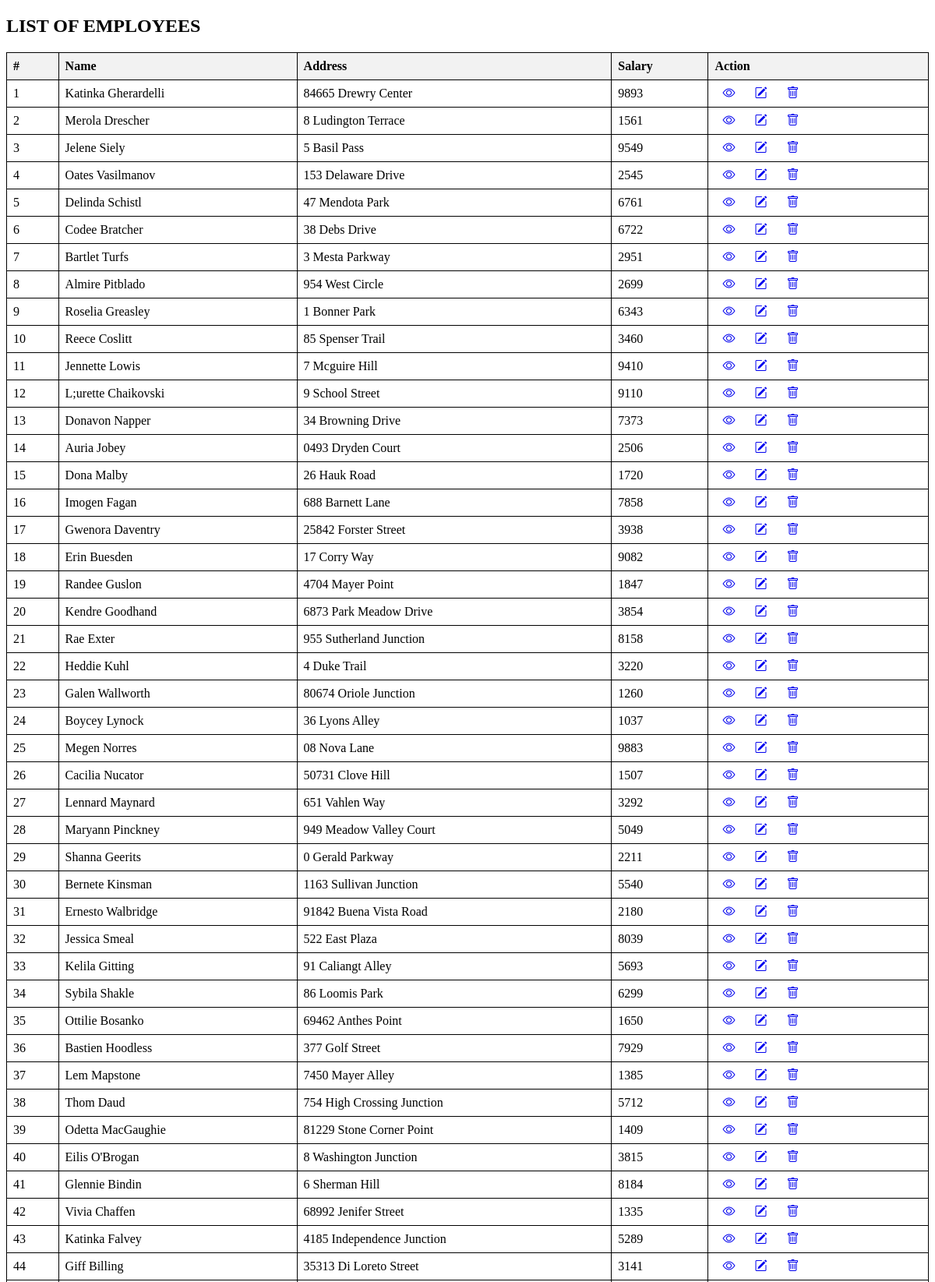
The page / (upper part) on the database its author committed.
### tables this page shows
CREATE TABLE IF NOT EXISTS `employees` (
  `id` int(11) NOT NULL,
  `name` varchar(255) DEFAULT NULL,
  `address` varchar(255) DEFAULT NULL,
  `salary` float DEFAULT NULL,
  `action` varchar(255) DEFAULT NULL,
  PRIMARY KEY (`id`)
);

### index.php (the view, shortened to what this page needs)
<?php
require_once 'db_connection.php';
$stmt = $conn->prepare("SELECT id, name, address, salary, action FROM employees");
$stmt->execute();
$employees = $stmt->fetchAll(PDO::FETCH_ASSOC);
?>
<!DOCTYPE html>
<html>
<head>
    <link rel="stylesheet" href="https://cdn.jsdelivr.net/npm/bootstrap-icons@1.10.5/font/bootstrap-icons.css">
</head>
<body>
<h2>LIST OF EMPLOYEES</h2>
<table>
    <tr>
        <th>#</th>
        <th>Name</th>
        <th>Address</th>
        <th>Salary</th>
        <th>Action</th>
    </tr>
    <?php
    foreach ($employees as $employee) {
        echo "<tr>";
        echo "<td>" . $employee['id'] . "</td>";
        echo "<td>" . $employee['name'] . "</td>";
        echo "<td>" . $employee['address'] . "</td>";
        echo "<td>" . $employee['salary'] . "</td>";
        echo "<td class='action-icons'>";
        echo "<a href='action/detail.php?id=" . $employee['id'] . "' class='action-btn'><i class='bi bi-eye'></i></a>";
        echo "<a href='action/edit.php?id=" . $employee['id'] . "' class='action-btn'><i class='bi bi-pencil-square''></i></a>";
        echo "<a href='action/detail.php?id=" . $employee['id'] . "' class='action-btn' onclick='return confirmDelete()'><i class='bi bi-trash'></i></a>";
        echo "</td>";
        echo "</tr>";
    }
    ?>
</table>
</body>
</html>

### index.php (style rules this page uses)
table { border-collapse: collapse; width: 100%; }
th, td { border: 1px solid black; padding: 8px; text-align: left; }
th { background-color: #f2f2f2; }
.action-btn { padding: 5px 10px; margin-right: 5px; }

### rows shown on the page
employees: id "1", name "Katinka Gherardelli", address "84665 Drewry Center", salary "9893"
employees: id "2", name "Merola Drescher", address "8 Ludington Terrace", salary "1561"
employees: id "3", name "Jelene Siely", address "5 Basil Pass", salary "9549"
employees: id "4", name "Oates Vasilmanov", address "153 Delaware Drive", salary "2545"
employees: id "5", name "Delinda Schistl", address "47 Mendota Park", salary "6761"
employees: id "6", name "Codee Bratcher", address "38 Debs Drive", salary "6722"
employees: id "7", name "Bartlet Turfs", address "3 Mesta Parkway", salary "2951"
employees: id "8", name "Almire Pitblado", address "954 West Circle", salary "2699"
employees: id "9", name "Roselia Greasley", address "1 Bonner Park", salary "6343"
employees: id "10", name "Reece Coslitt", address "85 Spenser Trail", salary "3460"
employees: id "11", name "Jennette Lowis", address "7 Mcguire Hill", salary "9410"
employees: id "12", name "L;urette Chaikovski", address "9 School Street", salary "9110"
employees: id "13", name "Donavon Napper", address "34 Browning Drive", salary "7373"
employees: id "14", name "Auria Jobey", address "0493 Dryden Court", salary "2506"
employees: id "15", name "Dona Malby", address "26 Hauk Road", salary "1720"
employees: id "16", name "Imogen Fagan", address "688 Barnett Lane", salary "7858"
employees: id "17", name "Gwenora Daventry", address "25842 Forster Street", salary "3938"
employees: id "18", name "Erin Buesden", address "17 Corry Way", salary "9082"
employees: id "19", name "Randee Guslon", address "4704 Mayer Point", salary "1847"
employees: id "20", name "Kendre Goodhand", address "6873 Park Meadow Drive", salary "3854"
employees: id "21", name "Rae Exter", address "955 Sutherland Junction", salary "8158"
employees: id "22", name "Heddie Kuhl", address "4 Duke Trail", salary "3220"
employees: id "23", name "Galen Wallworth", address "80674 Oriole Junction", salary "1260"
employees: id "24", name "Boycey Lynock", address "36 Lyons Alley", salary "1037"
employees: id "25", name "Megen Norres", address "08 Nova Lane", salary "9883"
employees: id "26", name "Cacilia Nucator", address "50731 Clove Hill", salary "1507"
employees: id "27", name "Lennard Maynard", address "651 Vahlen Way", salary "3292"
employees: id "28", name "Maryann Pinckney", address "949 Meadow Valley Court", salary "5049"
employees: id "29", name "Shanna Geerits", address "0 Gerald Parkway", salary "2211"
employees: id "30", name "Bernete Kinsman", address "1163 Sullivan Junction", salary "5540"
employees: id "31", name "Ernesto Walbridge", address "91842 Buena Vista Road", salary "2180"
employees: id "32", name "Jessica Smeal", address "522 East Plaza", salary "8039"
employees: id "33", name "Kelila Gitting", address "91 Caliangt Alley", salary "5693"
employees: id "34", name "Sybila Shakle", address "86 Loomis Park", salary "6299"
employees: id "35", name "Ottilie Bosanko", address "69462 Anthes Point", salary "1650"
employees: id "36", name "Bastien Hoodless", address "377 Golf Street", salary "7929"
employees: id "37", name "Lem Mapstone", address "7450 Mayer Alley", salary "1385"
employees: id "38", name "Thom Daud", address "754 High Crossing Junction", salary "5712"
employees: id "39", name "Odetta MacGaughie", address "81229 Stone Corner Point", salary "1409"
employees: id "40", name "Eilis O'Brogan", address "8 Washington Junction", salary "3815"
employees: id "41", name "Glennie Bindin", address "6 Sherman Hill", salary "8184"
employees: id "42", name "Vivia Chaffen", address "68992 Jenifer Street", salary "1335"
employees: id "43", name "Katinka Falvey", address "4185 Independence Junction", salary "5289"
employees: id "44", name "Giff Billing", address "35313 Di Loreto Street", salary "3141"
